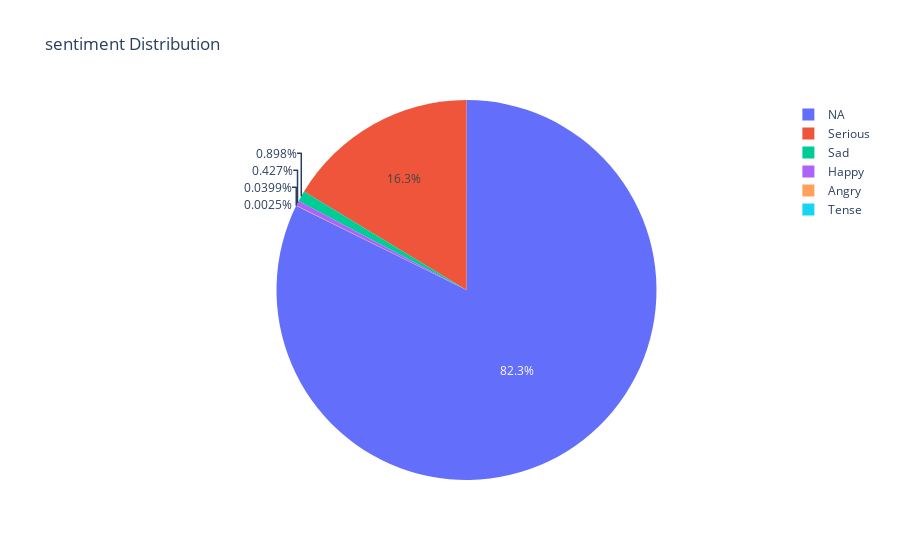

Write notebook code for a chart like this one.
### Code cell
px.pie(values=sentiment_counts, names=sentiment_counts.index, title='sentiment Distribution').show()

### Figure 1 — Plotly figure (JSON) as saved in the notebook; plotly's stock layout.template omitted (floating-point values rounded to 4 significant figures)
{"data": [{"domain": {"x": [0, 1], "y": [0, 1]}, "hovertemplate": "label=%{label}<br>value=%{value}<extra></extra>", "labels": ["NA", "Serious", "Sad", "Happy", "Angry", "Tense"], "legendgroup": "", "name": "", "showlegend": true, "type": "pie", "values": [32977, 6544, 360, 171, 16, 1]}], "layout": {"legend": {"tracegroupgap": 0}, "title": {"text": "sentiment Distribution"}}}
